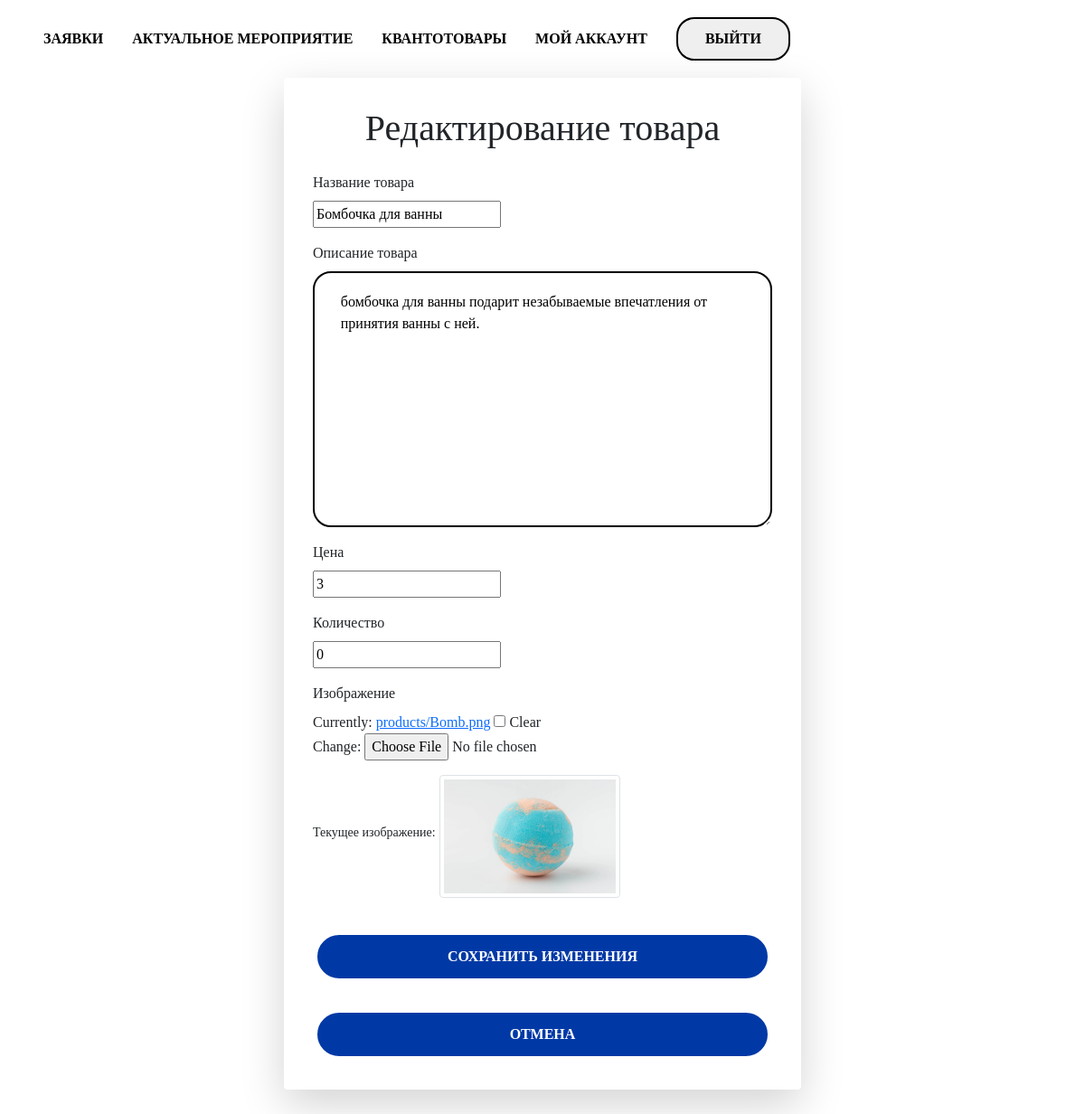
The app's page /admin-panel/products/edit/3/ (signed in) with its own data.
### shop/models.py (models this page shows, shortened)
class Product(models.Model):
    name = models.CharField(max_length=100, verbose_name="Название товара")
    description = models.TextField(verbose_name="Описание товара")
    price = models.IntegerField(verbose_name="Цена")
    quantity = models.PositiveIntegerField(verbose_name="Количество")
    image = models.ImageField(upload_to='products/', verbose_name="Изображение", null=True, blank=True)
    created_at = models.DateTimeField(auto_now_add=True, verbose_name="Дата создания")
    updated_at = models.DateTimeField(auto_now=True, verbose_name="Дата обновления")
    class Meta:
        verbose_name = "Товар"
        verbose_name_plural = "Товары"

### shop/views.py (the view)
# urls.py: path('products/edit/<int:product_id>/', views.edit_product, name='edit_product'),
@user_passes_test(is_admin)
def edit_product(request, product_id):
    product = get_object_or_404(Product, id=product_id)
    if request.method == 'POST':
        form = ProductForm(request.POST, request.FILES, instance=product)
        if form.is_valid():
            form.save()
            return redirect('product_list')
    else:
        form = ProductForm(instance=product)
    return render(request, 'admin/edit_product.html', {'form': form, 'product': product,'title':'Редактирование товаров'})

### shop/forms.py
class ProductForm(forms.ModelForm):
    class Meta:
        model = Product
        fields = ['name', 'description', 'price', 'quantity', 'image']

### shop/views.py (called while the page is built)
def is_admin(user):
    return user.is_staff

### templates/admin/edit_product.html (shortened to what this page needs)
{% extends 'base.html'%}
{% load static %}
{% block content%}
    <div class="conteiner font">
        <div class="row justify-content-center">
            <div class="col-md-6">
                <div class="card shadow-lg p-3 mb-5 bg-white rounded">
                    <div class="card-body">
                        <h1 class="font text-center mb-4">Редактирование товара</h1>
                        <form method="post" enctype="multipart/form-data">
                            <div class="mb-3">
                                <label for="id_name" class="form-label">Название товара</label>
                                {{ form.name }}
                            </div>
                            <div class="mb-3">
                                <label for="id_description" class="form-label">Описание товара</label>
                                {{ form.description }}
                            </div>
                            <div class="mb-3">
                                <label for="id_price" class="form-label">Цена</label>
                                {{ form.price }}
                            </div>
                            <div class="mb-3">
                                <label for="id_quantity" class="form-label">Количество</label>
                                {{ form.quantity }}
                            </div>
                            <div class="mb-3">
                                <label for="id_image" class="form-label">Изображение</label>
                                {{ form.image }}
                                {% if form.instance.image %}
                                    <div class="mt-2">
                                        <small>Текущее изображение:</small>
                                        <img src="{{ form.instance.image.url }}" alt="{{ form.instance.name }}" class="img-thumbnail mt-2" style="max-width: 200px;">
                                    </div>
                                {% endif %}
                            </div>
                            <div class="d-grid gap-2">
                                <button type="submit" class="btn btn-primary btn-block">Сохранить изменения</button>
                                <a href="{% url 'product_list' %}" class="btn btn-secondary btn-block">Отмена</a>
                            </div>
                        </form>
                    </div>
                </div>
            </div>
        </div>
    </div>
{% endblock %}

### static/main/css/style3.css (style rules this page uses)
body { margin: 0 px; font-family: 'Courier New', Courier, monospace; font-size: 16 px; }
h1, h2, h3, h4, h5, h6 { margin: 0; }
*, *::before, *::after { box-sizing: border-box; }
.conteiner { width: 100%; max-width: 1200px; margin: 0 auto; padding-left: 1rem; padding-right: 1rem; }
.btn { display: inline-block; vertical-align: top; padding: 15px 27px; min-width: 170px; margin-top: 20px; font-size: 16px; cursor: pointer; color: white; text-decoration: none; text-transform: uppercase; font-family: "BankGothic RUSS Medium"; font-weight: 600; font-style: normal; border: 5px solid white; border-radius: 30px; background-color: #0039A6; line-height: 1.1; transition: background-color 0.2s linear, color 0.2s linear, box-shadow 0.2s linear; }
.input, textarea { display: block; width: 100%; border: 2px solid #000000; border-radius: 20px; padding: 1.2rem 1.8rem; transition: border 0.2s linear; font-family: inherit; }
.font { font-family: "BankGothic RUSS Medium"; }
.card { border: none; border-radius: 15px; box-shadow: 0 6px 15px rgba(0, 0, 0, 0.1); overflow: hidden; }

### records on screen
Product: name "Бомбочка для ванны", description "бомбочка для ванны подарит незабываемые впечатления от принятия ванны с ней.", price "3", quantity "0", instance.image (picture)
